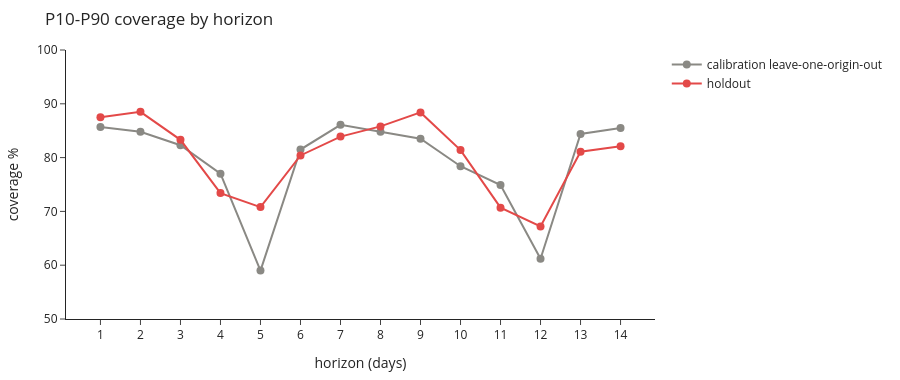

Notebook source saved alongside this figure:
### Markdown cell above
**Reading it:** overall, the holdout coverage landed very close to the 80 % target, in line with the
leave-one-origin-out preview, and the misses split almost evenly between below P10 and above P90.
**The overall number hides a family spread**:

- **under-covered:** BEVERAGES (misses on both sides, more often above P90), BREAD/BAKERY (mostly below P10) and
  CLEANING - the bands were too narrow for these families in summer;
- **over-covered:** GROCERY I, PERSONAL CARE and DAIRY - the bands were wider than needed, consistent with these
  families' lower holdout WAPE than on calibration (GROCERY I, PERSONAL CARE).

Coverage is an average property over many rows; it says nothing about a single series-day.

### Coverage by horizon

### Code cell
covh = pd.DataFrame({"calibration leave-one-origin-out": loo.groupby("horizon").inside.mean() * 100,
                     "holdout": ho.groupby("horizon").inside.mean() * 100})
fig = go.Figure()
for name, col in [("calibration leave-one-origin-out", "#8a8984"), ("holdout", "#e34948")]:
    fig.add_scatter(x=covh.index, y=covh[name].round(1), name=name, mode="lines+markers", line=dict(color=col, width=2), marker=dict(size=8))
fig.add_hline(y=80, line_dash="dash", line_color="#52514e")
fig.update_layout(**LAYOUT, title="P10-P90 coverage by horizon", xaxis=dict(title="horizon (days)", dtick=1),
                  yaxis_title="coverage %", yaxis_range=[50, 100])
fig.show()
covh.round(1).T

### Figure 1 — Plotly figure (JSON) as saved in the notebook; plotly's stock layout.template omitted (floating-point values rounded to 4 significant figures)
{"data": [{"line": {"color": "#8a8984", "width": 2}, "marker": {"size": 8}, "mode": "lines+markers", "name": "calibration leave-one-origin-out", "type": "scatter", "x": [1, 2, 3, 4, 5, 6, 7, 8, 9, 10, 11, 12, 13, 14], "y": [85.7, 84.8, 82.3, 77.0, 59.0, 81.5, 86.1, 84.8, 83.5, 78.4, 74.9, 61.2, 84.4, 85.5]}, {"line": {"color": "#e34948", "width": 2}, "marker": {"size": 8}, "mode": "lines+markers", "name": "holdout", "type": "scatter", "x": [1, 2, 3, 4, 5, 6, 7, 8, 9, 10, 11, 12, 13, 14], "y": [87.5, 88.5, 83.3, 73.4, 70.8, 80.4, 83.9, 85.8, 88.4, 81.4, 70.7, 67.2, 81.1, 82.1]}], "layout": {"font": {"size": 12}, "height": 380, "legend": {"title": {}}, "margin": {"b": 40, "l": 50, "r": 20, "t": 50}, "shapes": [{"line": {"color": "#52514e", "dash": "dash"}, "type": "line", "x0": 0, "x1": 1, "xref": "x domain", "y0": 80, "y1": 80, "yref": "y"}], "title": {"text": "P10-P90 coverage by horizon"}, "xaxis": {"dtick": 1, "title": {"text": "horizon (days)"}}, "yaxis": {"range": [50, 100], "title": {"text": "coverage %"}}}}
